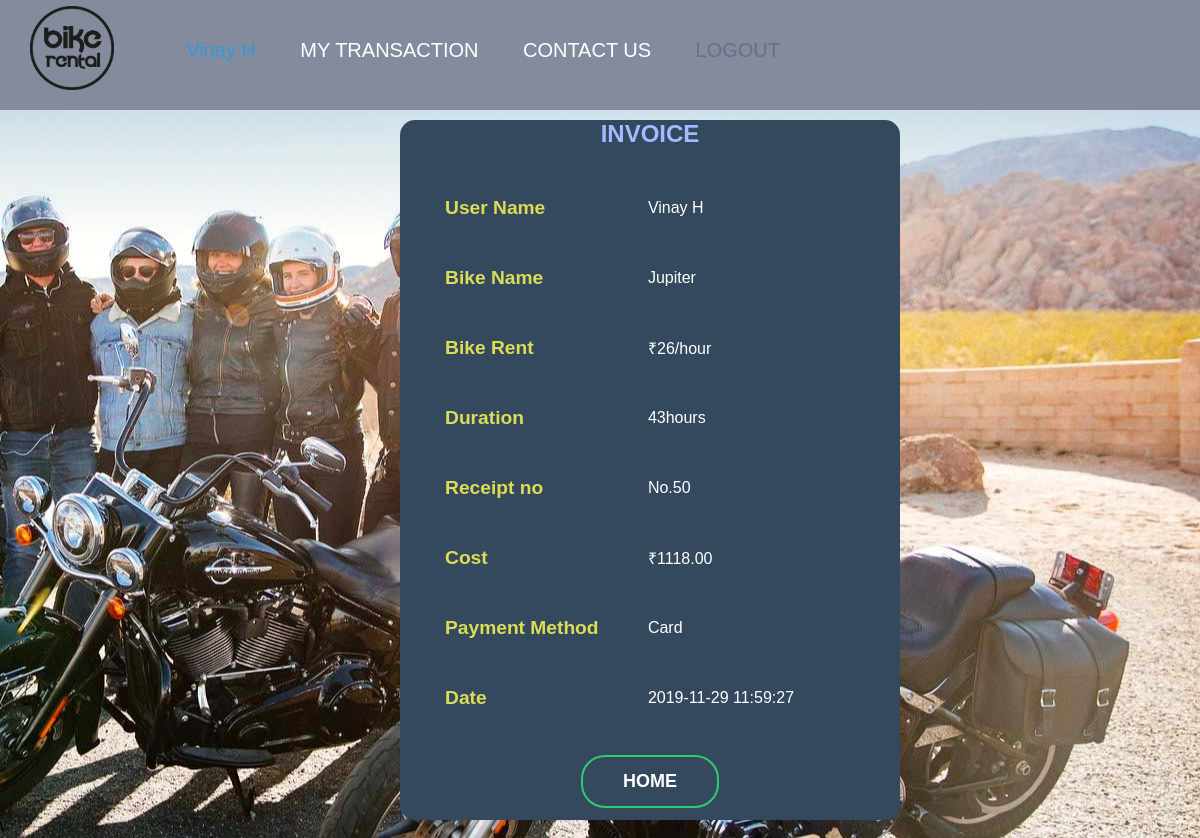
/PHP/final.php (signed in), run on the app's committed database.
### tables this page shows
CREATE TABLE `bike` (
  `bike_id` int(5) NOT NULL,
  `bike_name` varchar(20) NOT NULL,
  `model` year(4) NOT NULL,
  `color` varchar(10) NOT NULL,
  `bike_type` varchar(10) NOT NULL,
  `price` int(4) NOT NULL,
  `term_id` int(5) NOT NULL,
  `avail` int(1) NOT NULL DEFAULT '1'
);

CREATE TABLE `transaction` (
  `email` varchar(20) NOT NULL,
  `bike_id` int(5) NOT NULL,
  `start_time` datetime NOT NULL,
  `end_time` datetime DEFAULT NULL
);

CREATE TABLE `payment` (
  `email` varchar(20) NOT NULL,
  `bike_id` int(5) NOT NULL,
  `cost` decimal(8,2) NOT NULL,
  `mode` varchar(10) NOT NULL,
  `receipt_no` int(10) NOT NULL,
  `date` datetime DEFAULT NULL
);

### PHP/final.php (the view, shortened to what this page needs)
<?php
include 'connection.php';
$email=$_SESSION['uemail'];
$query1 = "SELECT * FROM payment WHERE email='$email' order by date desc";
$result1 = mysqli_query($conn, $query1) or die(mysqli_error($conn));
$row1 =mysqli_fetch_array($result1);
$bid=$row1['bike_id'];
$query2 = "SELECT * FROM transaction t, bike b WHERE t.email='$email' and b.bike_id='$bid' and t.bike_id='$bid' order by t.end_time desc";
$result2 = mysqli_query($conn, $query2) or die(mysqli_error($conn));
$row2 =mysqli_fetch_array($result2);
$start=$row2['start_time'];
$end=$row2['end_time'];
$diff = strtotime($end)-strtotime($start);
?>
<!DOCTYPE html>
<html lang="en" dir="ltr">
  <head>
    <link rel="stylesheet" href="../css/booking.css">
    <link rel="stylesheet" type="text/css" href="../css/footer.css">
    <link rel="stylesheet" type="text/css" href="../css/navbar.css">
  </head>
  <body>
    <nav>
      <a href="mainpage.php"><img src="../images/logo.png" class="logo" alt="logo"></a>
      <ul>
        <li><a style="color: #3498db" href="profile.php"><?php echo $_SESSION['fname'] . " " . $_SESSION['lname']; ?></a></li>
        <li><a href="mytransaction.php">MY TRANSACTION</a></li>
        <li><a href="">CONTACT US</a></li>
        <li><a style="color: #626282b8" href="logout.php">LOGOUT</a></li>
      </ul>
    </nav>
<div class="page-wrapper">
  <div class="tab">
    <p class="title">INVOICE</p>
  <table class="table">
    <tr><td class="item">User Name</td><td><?php echo $_SESSION['fname'] . " " . $_SESSION['lname'];?></td></tr>
		<tr><td class="item">Bike Name</td><td><?php echo $row2['bike_name'];?></td></tr>
		<tr><td class="item">Bike Rent</td><td>₹<?php echo $row2['price'];?>/hour</td></tr>
    <tr><td class="item">Duration</td><td><?php echo $diff;?>hours</td></tr>
    <tr><td class="item">Receipt no</td><td>No.<?php echo $row1['receipt_no'];?></td></tr>
    <tr><td class="item">Cost</td><td>₹<?php echo $row1['cost'];?></td></tr>
    <tr><td class="item">Payment Method</td><td><?php echo $row1['mode'];?></td></tr>
	  <tr><td class="item">Date</td><td><?php echo $row1['date'];?></td></tr>
	</table>
  <button type="submit" onclick="window.location.href = 'mainpage.php';" class="proceed">HOME</button>
  </div>
</div>
\
</body>
</html>

### CSS/booking.css (style rules this page uses)
body { margin: 0; padding: 0; font-family: sans-serif; background: transparent; background-image: url("../images/images1.jpg"); background-position: right; }
.tab { background: #34495E; width: 500px; height: 700px; margin-left: 400px; border-radius: 15px; }
.title { margin-top: 10px; font-size: x-large; text-align: center; color: #a2baff; font-weight: bolder; }
.table { margin: 1em 0; min-width: 400px; height: 400px; background: #34495E; color: #fff; margin-left: 20px; border-radius: .4em; overflow: hidden; }
.table tr { border-color: #46637f; border-top: 1px solid #ddd; border-bottom: 1px solid #ddd; }
.table td { font-family: sans-serif; padding: 1.2em !important; margin:.5em 1em; display: table-cell; text-align: left; }
.table .item { color: #dd5; font-size: larger; font-weight: bolder; }
.proceed { border:0; background: none; display: block; margin: 20px auto; text-align: center; border: 2px solid #2ecc71; padding: 14px 40px; outline: none; font-size: large; font-weight: bold; color: white; border-radius: 24px; transition: 0.25s; cursor: pointer; }
.page-wrapper { min-height: 600px; }

### CSS/navbar.css (style rules this page uses)
nav { width: 100%; height: 110px; background-color: #848b9c; line-height: 80px; }
nav ul { float: right; margin: 0.8%; margin-right: 25rem; }
nav ul li { list-style-type: none; display: inline-block; font-size: 20px; }
nav ul li a { text-decoration: none; color: #fff; padding: 20px; }
.logo { width: 7%; margin-left: 1.9rem; margin-top: 0.5%; }

### data on the page
bike: bike_name "Jupiter", price "26"
transaction: diff "43"
payment: receipt_no "50", cost "1118.00", mode "Card", date "2019-11-29 11:59:27"

### other printed values
$_SESSION['fname'] "Vinay"
$_SESSION['lname'] "H"
